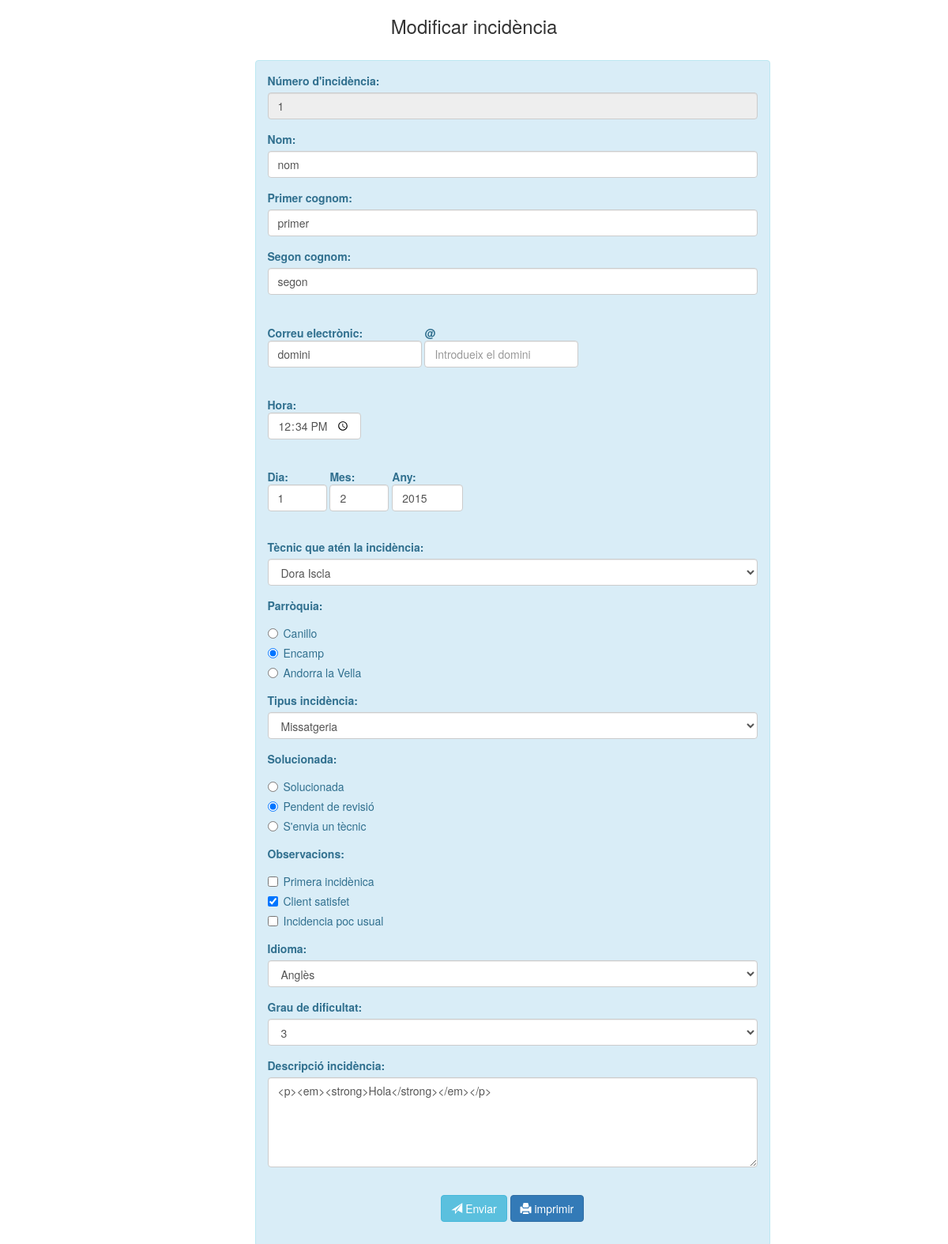
The page /form_incidencia.php?operacio=edit&id_incidencia=1 on the database its author committed.
### tables this page shows
CREATE TABLE `incidencies` (
  `id_incidencia` int(10) NOT NULL,
  `nom` varchar(25) NOT NULL,
  `cognom1` varchar(25) NOT NULL,
  `cognom2` varchar(25) NOT NULL,
  `correu1` varchar(50) NOT NULL,
  `correu2` varchar(50) NOT NULL,
  `hora` varchar(5) NOT NULL,
  `dia` int(2) NOT NULL,
  `mes` int(2) NOT NULL,
  `any` int(4) NOT NULL,
  `tecnic` varchar(4) NOT NULL,
  `parroquia` varchar(5) NOT NULL,
  `tipus` varchar(20) NOT NULL,
  `estat` varchar(20) NOT NULL,
  `observacions` varchar(15) NOT NULL,
  `idioma` varchar(5) NOT NULL,
  `dificultat` int(11) NOT NULL,
  `descripcio` text NOT NULL
);

CREATE TABLE `parroquies` (
  `id_parroquia` varchar(5) NOT NULL,
  `nom_parroquia` varchar(25) NOT NULL
);

### form_incidencia.php (the view, shortened to what this page needs)
<?php
    include "includes/bootstrap.php";
    include "includes/connexio.php";
    $operacio="";
    if (isset($_REQUEST["operacio"])) $operacio=$_REQUEST["operacio"];
    if ($operacio=="edit") {
        if (isset($_REQUEST["id_incidencia"])) {
            $id_incidencia=$_REQUEST["id_incidencia"];
            $sql = "SELECT * FROM incidencies WHERE id_incidencia=" . $id_incidencia;
            $result = $conn->query($sql);
            if ($result->num_rows == 0) {
                tancarConnexioBD();
                header("Location: llistat_incidencies.php?");
            } else {
                $row = $result->fetch_assoc();
            }
        } else {
            header("Location: llistat_incidencies.php");
        }
    }
?>
<!DOCTYPE html>
<html lang="en">
    <body>
	<div class="container">
		<h3><center><?php if ($operacio=="new") echo "Nova incidència"; else echo "Modificar incidència"; ?></center></h3>
        <br>
		<div class="row myform">
			<div class="col-md-7 col-md-offset-3">
                <div class="alert alert-info" role="alert">
				<form name="form_incidencies" action="mod_incidencia.php?operacio=<?=$operacio?>" role="form" method="post">
					<div class="form-group">
						<label class="control-label" for="id_incidencia">Número d'incidència:</label>
						<input required type="number" name="id_incidencia" id="id_incidencia" min="1" max="10000" class="form-control" placeholder="Introdueix el número d'incidència" value="<?=$row["id_incidencia"]?>"<?php if ($operacio=="edit") echo "readonly" ?>/>
					</div>
                    <div class="form-group">
						<label class="control-label" for="nom">Nom:</label>
						<input required type="text" name="nom" id="nom" maxlength="25" class="form-control" placeholder="Introdueix el nom" value="<?php if (isset($row)) echo $row["nom"]?>"/>
					</div>
					<div class="form-group">
						<label class="control-label" for="cognom1">Primer cognom:</label>
						<input required type="text" name="cognom1" id="cognom1" maxlength="25" class="form-control" placeholder="Introdueix el primer cognom" value="<?php if (isset($row)) echo $row["cognom1"]?>"/>
					</div>
					<div class="form-group">
						<label class="control-label" for="cognom2">Segon cognom:</label>
						<input required type="text" name="cognom2" id="cognom2" maxlength="25" class="form-control" placeholder="Introdueix el segon cognom" value="<?php if (isset($row)) echo $row["cognom2"]?>"/>
					</div>
                    <br>
					<div class="form-inline">
						<div class="form-group">
							<label class="control-label" for="correu1">Correu electrònic:</label>
							<input required type="text" name="correu1" id="correu1" maxlength="50" class="form-control" placeholder="Introdueix el correu" value="<?php if (isset($row)) echo $row["correu1"]?>"/>
						</div>
						<div class="form-group">
							<label class="control-label" for="correu2">@</label>
							<input required type="text" name="correu2" id="correu2" maxlength="50" class="form-control" placeholder="Introdueix el domini" value="<?php if (isset($row)) echo $row["correu2"]?>"/>
						</div>
					</div>
                    <br>
					<div class="form-inline">
                        <div class="form-group">
                                <label class="control-label" for="hora">Hora:</label>
                                <input required type="time" name="hora" id="hora" class="form-control" placeholder="Introdueix l'hora" value="<?php if (isset($row)) echo $row["hora"]?>"/>
                        </div>
                    </div>
                    <br>
					<div class="form-inline">
						<div class="form-group">
							<label class="control-label" for="dia">Dia:</label>
							<input required type="number" name="dia" id="dia" min="1" max="31" class="form-control" placeholder="Dia" value="<?php if (isset($row)) echo $row["dia"]?>"/>
						</div>
						<div class="form-group">
							<label class="control-label" for="mes">Mes:</label>
							<input required type="number" name="mes" id="mes" min="1" max="12" class="form-control" placeholder="Mes" value="<?php if (isset($row)) echo $row["mes"]?>"/>
						</div>
						<div class="form-group">
							<label class="control-label" for="any">Any:</label>
							<input required type="number" name="any" id="any" min="2015" max="2050" class="form-control" placeholder="Any" value="<?php if (isset($row)) echo $row["any"]?>"/>
						</div>
					</div>
                    <br>
                    <div class="form-group">
					   <label class="control-label" for="tecnic">Tècnic que atén la incidència:</label>
                        <select class="form-control" name="tecnic" id="tecnic">
                            <option value="0345"<?php if (isset($row)) if ($row["tecnic"]=="0345") echo " selected";?>>Dora Iscla</option>
					   </select>
					</div>
                    <div class="form-group">
                        <label class="control-label" for="parroquia">Parròquia:</label>
                <?php   $sql = "SELECT * FROM parroquies ORDER BY id_parroquia;";
                        $resultSelect = $conn->query($sql);
                        while($rowSelect = $resultSelect->fetch_assoc()) { ?>
                            <div class="radio">
                               <label>
                                    <input type="radio" name="parroquia" id="parroquia" value="<?=$rowSelect["id_parroquia"]?>"<?php if (isset($row)) if ($row["parroquia"]==$rowSelect["id_parroquia"]) echo " checked";?>>
                                    <?=$rowSelect["nom_parroquia"]?>
                               </label>
                            </div>
                <?php   } ?>
                    </div>
                    <div class="form-group">
                        <label class="control-label" for="tipus">Tipus incidència:</label>
                        <select class="form-control" name="tipus" id="incidencia">
                            <option value="missatgeria"<?php if (isset($row)) if ($row["tipus"]=="missatgeria") echo " selected";?>>Missatgeria</option>
                        </select>
                    </div>
                    <div class="form-group">
                        <label class="control-label" for="estat">Solucionada:</label>
                        <div class="radio">
                            <label>
                                <input type="radio" name="estat" id="estat" value="solucionada"<?php if (isset($row)) if ($row["estat"]=="solucionada") echo " checked";?>>
                                Solucionada
                            </label>
                        </div>
                        <div class="radio">
                            <label>
                                <input type="radio" name="estat" id="estat" value="pendent"<?php if (isset($row)) if ($row["estat"]=="pendent") echo " checked";?>>
                                Pendent de revisió
                            </label>
                        </div>
                        <div class="radio">
                            <label>
                                <input type="radio" name="estat" id="estat" value="enviat"<?php if (isset($row)) if ($row["estat"]=="enviat") echo " checked";?>>
                                S'envia un tècnic
                            </label>
                        </div>
                    </div>
                    <div class="form-group">
					   <label class="control-label" for="observacions">Observacions:</label>
						<div class="checkbox" name="observacions">
					       <label><input type="checkbox" name="observacions" id="observacions" value="primera"<?php if (isset($row)) if ($row["observacions"]=="primera") echo " checked";?>>Primera incidènica</label>
						</div>
                        <div class="checkbox">
					       <label><input type="checkbox" name="observacions" id="observacions" value="satisfet"<?php if (isset($row)) if ($row["observacions"]=="satisfet") echo " checked";?>>Client satisfet</label>
						</div>
                        <div class="checkbox">
					       <label><input type="checkbox" name="observacions" id="observacions" value="no usual"<?php if (isset($row)) if ($row["observacions"]=="no usual") echo " checked";?>>Incidencia poc usual</label>
						</div>
                    </div>
                    <div class="form-group">
                        <label class="control-label" for="idioma">Idioma:</label>
                        <select class="form-control" name="idioma" id="idioma">
                            <option value="en"<?php if (isset($row)) if ($row["idioma"]=="en") echo " selected";?>>Anglès</option>
                        </select>
                    </div>
                    <div class="form-group">
                        <label class="control-label" for="dificultat">Grau de dificultat:</label>
                        <select class="form-control" name="dificultat" id="dificultat">
                            <option value="3"<?php if (isset($row)) if ($row["dificultat"]==3) echo " selected";?>>3</option>
                        </select>
                    </div>
                    <div class="form-group">
                        <label class="control-label" for="descripcio">Descripció incidència:</label>
                        <textarea class="form-control" rows="5" name="descripcio" id="descripcio"><?php if (isset($row)) echo $row["descripcio"];?></textarea>
                    </div>
                    <br>
                    <div class="form-group">
                        <center>
                            <button type="submit" class="btn btn-info"><span class="glyphicon glyphicon-send"></span> Enviar</button>
                            <button type="button" onClick="window.print();" class="btn btn-primary"><span class="glyphicon glyphicon-print"></span> imprimir</button>
                        </center>
                    </div>
				</form>
			</div>
            </div>
    	</div>
	</div>
  </body>
</html>

### includes/bootstrap.php (style rules this page uses)
.myform input.form-control { display: block; margin-bottom: 15px; }

### rows shown on the page
incidencies: id_incidencia "1", nom "nom", cognom1 "primer", cognom2 "segon", correu1 "domini", hora "12:34", dia "1", mes "2", any "2015", tecnic "Dora Iscla", parroquia "☐ Parròquia:", parroquia "☑ Encamp", parroquia "☐ Andorra la Vella", tipus "Missatgeria", estat "☐ Solucionada:", estat "☑ Pendent de revisió", estat "☐ S'envia un tècnic", observacions "☑", idioma "Anglès", dificultat "3", descripcio "<p><em><strong>Hola</strong></em></p>"
parroquies: nom_parroquia "Canillo"
parroquies: nom_parroquia "Encamp"
parroquies: nom_parroquia "Andorra la Vella"
